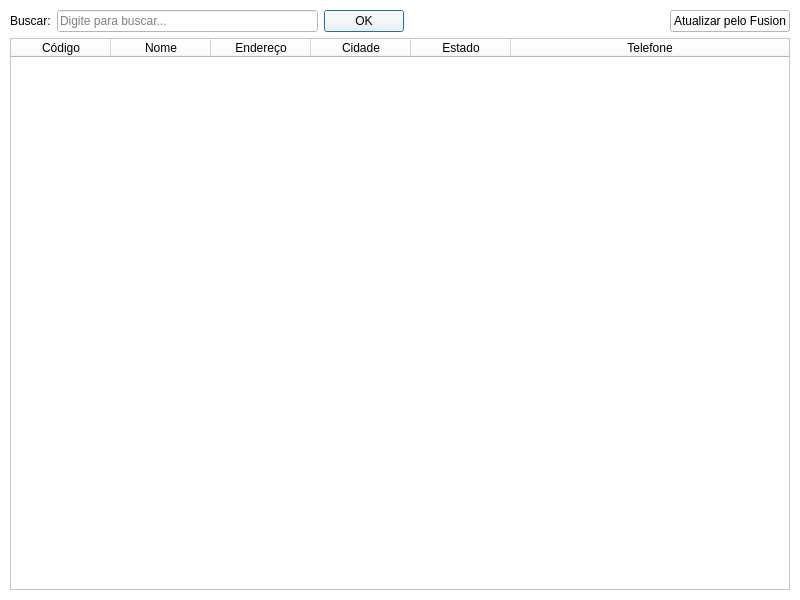
<?xml version="1.0" encoding="UTF-8"?>
<ui version="4.0">
 <class>FiliaisWindow</class>
 <widget class="QWidget" name="FiliaisWindow">
  <property name="geometry">
   <rect>
    <x>0</x>
    <y>0</y>
    <width>800</width>
    <height>600</height>
   </rect>
  </property>
  <property name="windowTitle">
   <string>Filiais</string>
  </property>
  <property name="styleSheet">
   <string notr="true">QWidget {
    background-color: white;
}</string>
  </property>
  <layout class="QVBoxLayout" name="mainVerticalLayout">
   <property name="spacing">
    <number>6</number>
   </property>
   <property name="leftMargin">
    <number>10</number>
   </property>
   <property name="topMargin">
    <number>10</number>
   </property>
   <property name="rightMargin">
    <number>10</number>
   </property>
   <property name="bottomMargin">
    <number>10</number>
   </property>
   <item>
    <layout class="QHBoxLayout" name="searchHorizontalLayout">
     <property name="spacing">
      <number>6</number>
     </property>
     <item>
      <widget class="QLabel" name="SearchLabel">
       <property name="text">
        <string>Buscar:</string>
       </property>
      </widget>
     </item>
     <item>
      <widget class="QLineEdit" name="SearchLineEdit">
       <property name="minimumSize">
        <size>
         <width>200</width>
         <height>0</height>
        </size>
       </property>
       <property name="placeholderText">
        <string>Digite para buscar...</string>
       </property>
      </widget>
     </item>
     <item>
      <widget class="QPushButton" name="OkButton">
       <property name="text">
        <string>OK</string>
       </property>
       <property name="default">
        <bool>true</bool>
       </property>
      </widget>
     </item>
     <item>
      <spacer name="horizontalSpacer">
       <property name="orientation">
        <enum>Qt::Orientation::Horizontal</enum>
       </property>
       <property name="sizeHint" stdset="0">
        <size>
         <width>40</width>
         <height>20</height>
        </size>
       </property>
      </spacer>
     </item>
     <item>
      <widget class="QPushButton" name="AtualizarFusionButton">
       <property name="text">
        <string>Atualizar pelo Fusion</string>
       </property>
      </widget>
     </item>
    </layout>
   </item>
   <item>
    <widget class="QTableWidget" name="FiliaisTable">
     <property name="editTriggers">
      <set>QAbstractItemView::NoEditTriggers</set>
     </property>
     <property name="selectionMode">
      <enum>QAbstractItemView::SingleSelection</enum>
     </property>
     <property name="selectionBehavior">
      <enum>QAbstractItemView::SelectRows</enum>
     </property>
     <property name="alternatingRowColors">
      <bool>true</bool>
     </property>
     <property name="showGrid">
      <bool>true</bool>
     </property>
     <property name="gridStyle">
      <enum>Qt::SolidLine</enum>
     </property>
     <property name="sortingEnabled">
      <bool>false</bool>
     </property>
     <attribute name="horizontalHeaderStretchLastSection">
      <bool>true</bool>
     </attribute>
     <attribute name="verticalHeaderVisible">
      <bool>false</bool>
     </attribute>
     <column>
      <property name="text">
       <string>Código</string>
      </property>
     </column>
     <column>
      <property name="text">
       <string>Nome</string>
      </property>
     </column>
     <column>
      <property name="text">
       <string>Endereço</string>
      </property>
     </column>
     <column>
      <property name="text">
       <string>Cidade</string>
      </property>
     </column>
     <column>
      <property name="text">
       <string>Estado</string>
      </property>
     </column>
     <column>
      <property name="text">
       <string>Telefone</string>
      </property>
     </column>
    </widget>
   </item>
  </layout>
 </widget>
 <resources/>
 <connections/>
</ui>
